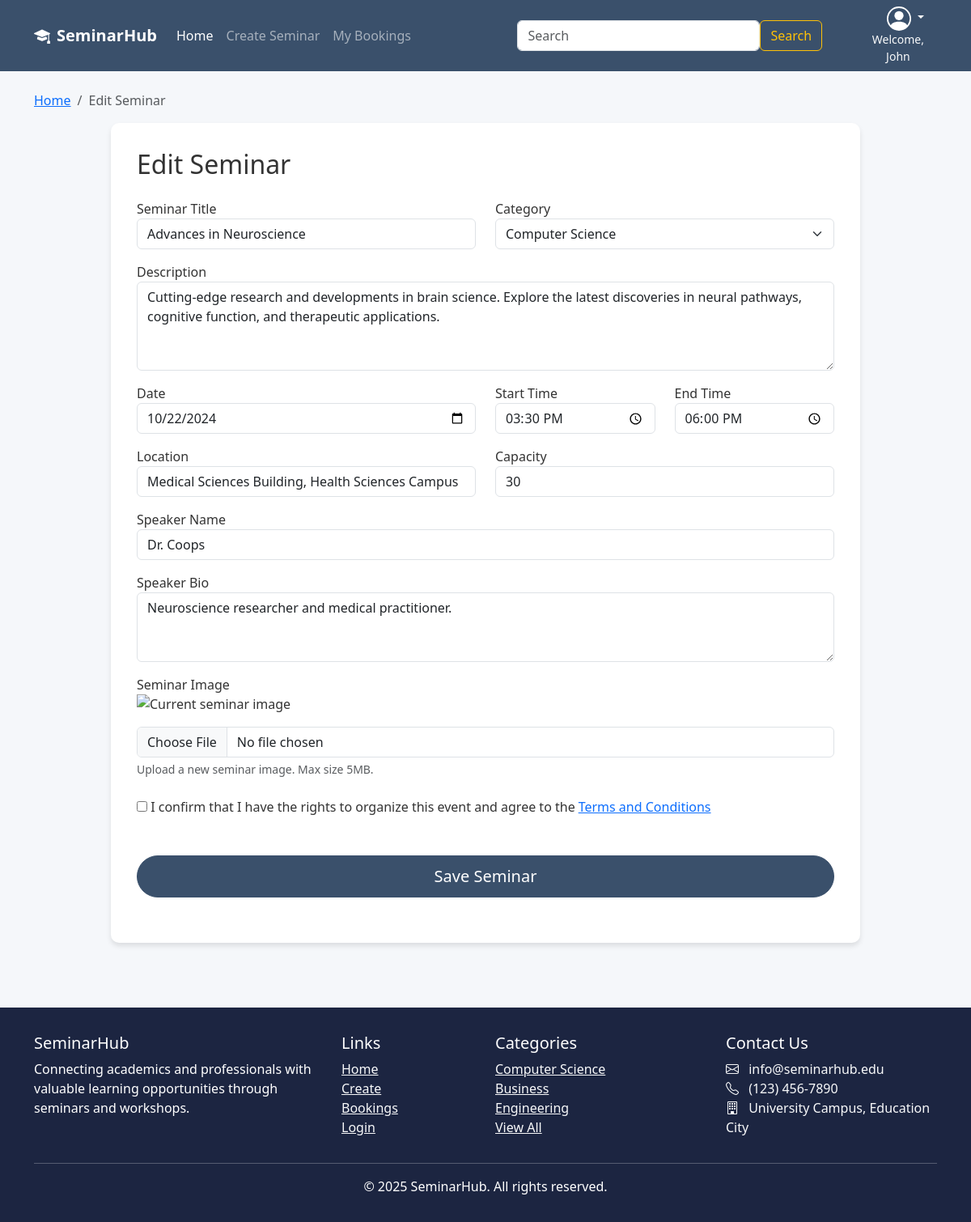
Page /edit_seminar/3 (signed in) on the committed database.
### SeminarHub/models.py (models this page shows, shortened)
class User(db.Model, UserMixin):
    __tablename__ = 'users'
    id = db.Column(db.Integer, primary_key=True)
    first_name = db.Column(db.String(64), index=True)
    last_name = db.Column(db.String(64), index=True)
    email = db.Column(db.String(64), unique=True)
    password_hash = db.Column(db.String(256), nullable=False)
    number = db.Column(db.String(64), nullable=False)
    address = db.Column(db.String(256), nullable=False)
    bookings = db.relationship("Booking", back_populates="user")

class Event(db.Model):
    __tablename__ = "events"
    id = db.Column(db.Integer, primary_key=True)
    title = db.Column(db.String(150), nullable=False)
    description = db.Column(db.Text, nullable=False)
    category = db.Column(db.String(64))
    location = db.Column(db.String(120))
    capacity = db.Column(db.Integer, default=0)
    status = db.Column(db.String(16), default="Open")
    start_dt = db.Column(db.DateTime, nullable=False)
    end_dt = db.Column(db.DateTime, nullable=False)
    image_url = db.Column(db.String(255))
    speaker = db.Column(db.String(120))
    speaker_bio = db.Column(db.Text)
    owner_user_id = db.Column(db.Integer, db.ForeignKey("users.id"))
    owner = db.relationship("User", backref="owned_events")
    comments = db.relationship("Comment", back_populates="event", cascade="all, delete-orphan")
    orders = db.relationship("Order", back_populates="event", cascade="all, delete-orphan")
    bookings = db.relationship("Booking", back_populates = "event")

### SeminarHub/seminar/seminar.py (the view)
@seminar_bp.route('/edit_seminar/<int:seminar_id>', methods=['GET', 'POST'])
@login_required
def edit_seminar(seminar_id):
    seminar = db.session.query(Event).filter(Event.id == seminar_id).first()
    if current_user.id != seminar.owner_user_id:
        flash('You are not the owner of that seminar.', 'error')
        return redirect(url_for('main.index'))
    form = EditForm(obj = seminar)
    if form.validate_on_submit():
        seminar.title = form.title.data
        seminar.description = form.description.data
        seminar.category = form.category.data
        seminar.location = form.location.data
        seminar.capacity = form.capacity.data
        seminar.start_dt = datetime.combine(form.date.data, form.start_time.data)
        seminar.end_dt = datetime.combine(form.date.data, form.end_time.data)
        seminar.speaker = form.speaker.data
        seminar.speaker_bio = form.speaker_bio.data
        if form.image.data:
            seminar.image_url = check_upload_file(form)
        db.session.commit()
        flash('Successfully updated seminar {}', 'success').format(seminar.title)
        return redirect(url_for('seminar.seminars', user_id=current_user.id))
    elif request.method == 'GET':
        form.date.data = seminar.start_dt.date()
        form.start_time.data = seminar.start_dt.time()
        form.end_time.data = seminar.end_dt.time()
    return render_template('edit_seminar.html', form = form, seminar = seminar)

### SeminarHub/forms.py
class EditForm(CreateForm):
    image = FileField('Seminar Image', validators=[Optional(), FileAllowed(ALLOWED_FILE, message='Uploaded image must be a PNG, JPG or JPEG.')])
    submit = SubmitField('Save', render_kw={'class': 'mt-4 btn btn-primary login-button btn-lg'})

### SeminarHub/seminar/templates/edit_seminar.html (shortened to what this page needs)
{%  extends 'base.html' %}
{% block content %}
<div class="container mt-4">
<nav aria-label="breadcrumb">
    <ol class="breadcrumb">
        <li class="breadcrumb-item"><a href="{{ url_for('main.index' )}}">Home</a></li>
        <li class="breadcrumb-item active" aria-current="page">Edit Seminar</li>
    </ol>
</nav>
<div class="row justify-content-center">
    <div class="col-lg-10">
        <div class="form-section">
            <h2 class="mb-4">Edit Seminar</h2>
            <form action="" method="post" enctype="multipart/form-data">
                <div class="row">
                    <div class="col-md-6 mb-3">
                        {{form.title.label}}
                        {{form.title (class="form-control", placeholder="Enter seminar title")}}
                    </div>
                    <div class="col-md-6 mb-3">
                        {{form.category.label}}
                        {{form.category (class="form-select", placeholder="Select a category")}}
                    </div>
                </div>
                <div class="mb-3">
                    {{form.description.label}}
                    {{form.description (class="form-control", placeholder="Describe your seminar in detail...", rows="4")}}
                </div>
                <div class="row">
                    <div class="col-md-6 mb-3">
                        {{form.date.label}}
                        {{form.date (class="form-control")}}
                    </div>
                    <div class="col-md-3 mb-3">
                        {{form.start_time.label}}
                        {{form.start_time (class="form-control")}}
                    </div>
                    <div class="col-md-3 mb-3">
                        {{form.end_time.label}}
                        {{form.end_time (class="form-control")}}
                    </div>
                </div>
                <div class="row">
                    <div class="col-md-6 mb-3">
                        {{form.location.label}}
                        {{form.location (class="form-control", placeholder="e.g., Main Auditorium")}}
                    </div>
                    <div class="col-md-6 mb-3">
                        {{form.capacity.label}}
                        {{form.capacity (class="form-control", placeholder="Maximum attendees")}}
                    </div>
                </div>
                <div class="mb-3">
                    {{form.speaker.label}}
                    {{form.speaker (class="form-control", placeholder="Enter speaker's name")}}
                </div>
                <div class="mb-3">
                    {{form.speaker_bio.label}}
                    {{form.speaker_bio (class="form-control", placeholder="Brief background about the speaker...", rows="3")}}
                </div>
                <div class="mb-4">
                    {{form.image.label(value='Current Image')}}
                    <div><img src="{{ seminar.image_url }}" alt="Current seminar image" class="mb-3" width="200px"></div>
                    {{form.image (class="form-control")}}
                    <div class="form-text">Upload a new seminar image. Max size 5MB.</div>
                </div>
                <div class="mb-5">
                    {{form.accept_toc() }} {{form.accept_toc.label()}}<a href="" class="ms-1">Terms and Conditions</a>
                </div>
                <div class="d-grid gap-2 d-md-flex justify-content-md mb-4">
                    {{ form.submit(value='Save Seminar', class="btn btn-primary login-button btn-lg") }}
                </div>
            </form>
        </div>
    </div>
</div>
{% endblock %}

### SeminarHub/templates/_navigation.html (shortened to what this page needs)
<nav class="navbar navbar-expand-lg navbar-dark sticky-top mb-3">
    <div class="container">
        <a class="navbar-brand fw-bold" href="{{ url_for('main.index') }}">
            <i class="bi bi-mortarboard-fill me-2"></i>SeminarHub
        </a>
        {% if current_user.is_authenticated %}
        <div class="ms-auto order-lg-last text-end">
            <div class="dropdown pe-3">
                <a href="#" class="d-block link-body-emphasis text-decoration-none dropdown-toggle text-light" data-bs-toggle="dropdown" aria-expanded="false">
                </a>
                <small class="d-block text-center text-light">Welcome, <br> {{ current_user.first_name }}</small>
            </div>
        </div>
        {% endif %}
        <div class="collapse navbar-collapse" id="navbarNav">
            <ul class="navbar-nav me-auto">
                <li class="nav-item">
                    <a class="nav-link active" href="{{ url_for('main.index') }}">Home</a>
                </li>
                <li class="nav-item">
                    <a class="nav-link" href="{{url_for('main.create')}}">Create Seminar</a>
                </li>
                <li class="nav-item">
                    <a class="nav-link" href="{{url_for('main.booking')}}">My Bookings</a>
                </li>
            </ul>
            <form class="form d-flex mx-auto" action="{{ url_for('main.search') }}" method="GET" >
                <input class="form-control" name="search" type="search" placeholder="Search" aria-label="Search" style="min-width: 300px;">
                <button class="btn btn-outline-warning " type="submit">Search</button>
            </form>
        </div>
    </div>
</nav>

### SeminarHub/static/style/stylesheet.css (style rules this page uses)
:root { --primary: #3a506b; --secondary: #5bc0be; --light: #f8f9fa; --dark: #1c2541; --accent: #e07a5f; }
html, body { min-height: 100%; margin: 0; padding: 0; }
body { font-family: 'Segoe UI', Tahoma, Geneva, Verdana, sans-serif; background-color: #f5f7fa; color: #333; }
.navbar { background-color: var(--primary); }
.login-button { border-radius: 50px; padding: 10px; width: 100%; }
.form-section { background-color: white; border-radius: 10px; box-shadow: 0 4px 6px rgba(0, 0, 0, 0.1); padding: 2rem; margin-bottom: 2rem; }
.btn-primary { background-color: var(--primary); border-color: var(--primary); }

### rows in the picture
User: first_name "John"
Event: title "Advances in Neuroscience", category "Computer Science", description "Cutting-edge research and developments in brain science. Explore the latest discoveries in neural pathways, cognitive function, and therapeutic applications.", location "Medical Sciences Building, Health Sciences Campus", capacity "30", speaker "Dr. Coops", speaker_bio "Neuroscience researcher and medical practitioner."
